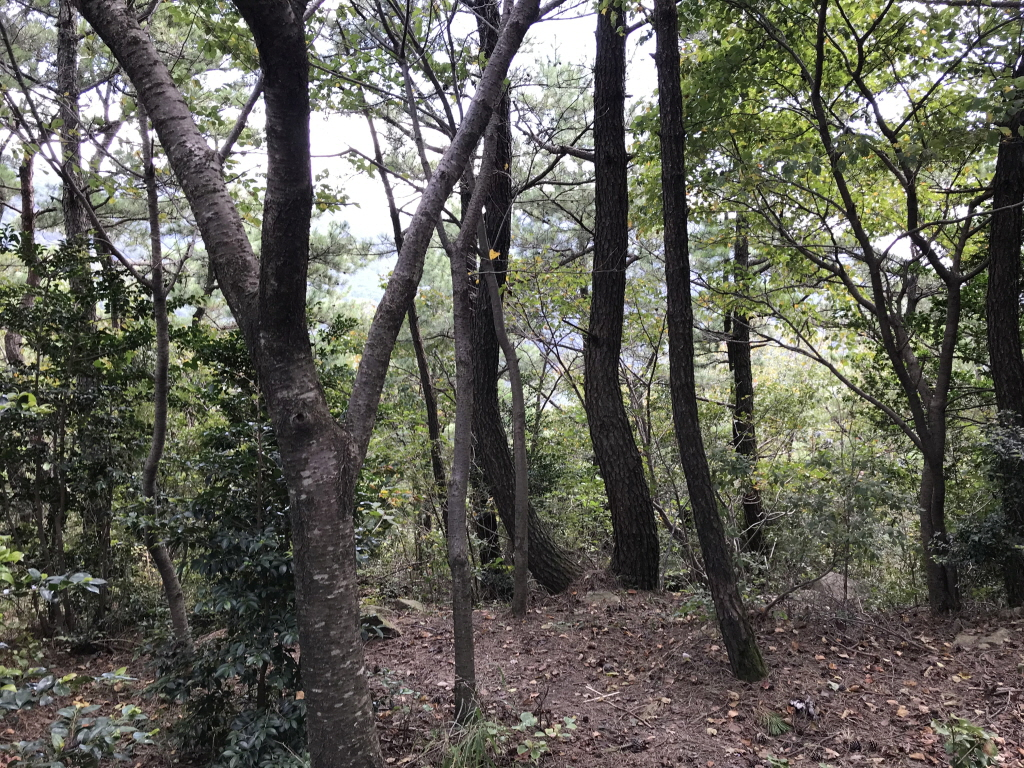
#> input picture chap14/tree.jpg, 1024 x 768 px
$ jupyter execute --allow-errors 141.ipynb
#> lines starting #> are read from the running program, lines starting #| are printed output that depends on the picture; after the words box and inside, x2 and y2 are one past the last pixel; in counts of white or black regions, pixels touching at a corner belong together; long printed decimals are rounded
[cell 1]
import cv2
import numpy as np
from matplotlib import pyplot as plt

[cell 2]
img = cv2.imread('tree.jpg',0)
#> img: shape (768, 1024); min 2, max 255, mean 95.4
ret,thresh1 = cv2.threshold(img,127,255,cv2.THRESH_BINARY)
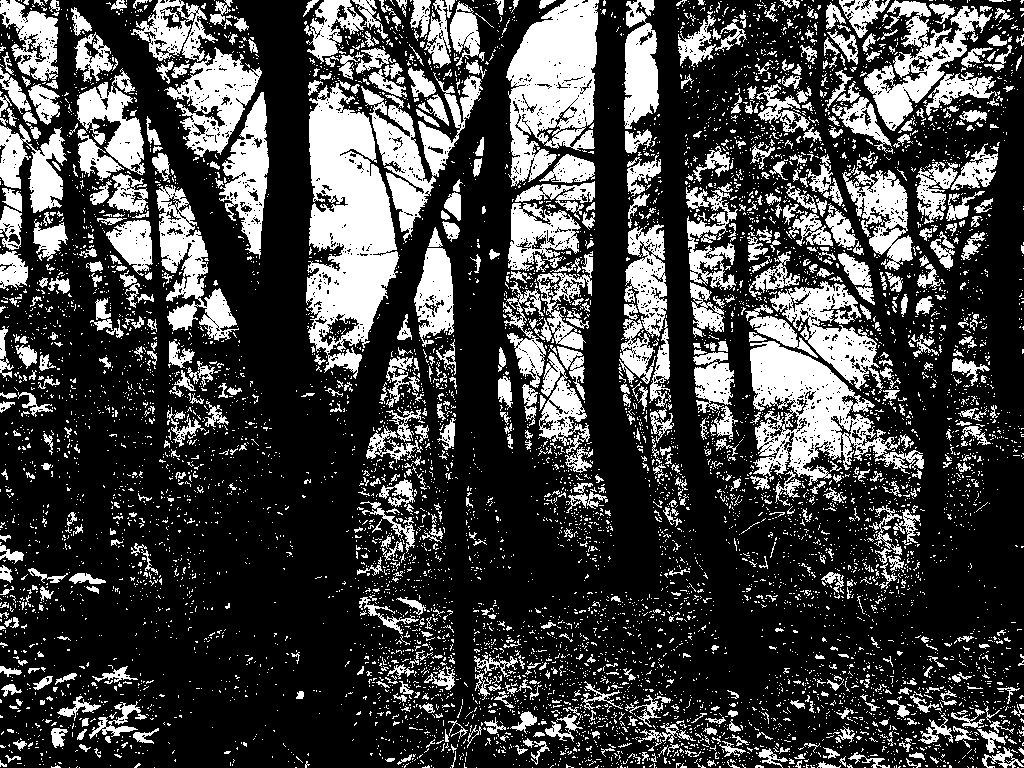
#> thresh1: shape (768, 1024); 26.7% white; 7895 white regions (7134 under 20 px), largest, box (x1, y1, x2, y2) and area: (306, 83, 399, 379) 16217, (506, 0, 599, 187) 11126, (750, 341, 900, 486) 9779
ret,thresh2 = cv2.threshold(img,127,255,cv2.THRESH_BINARY_INV)

[cell 3]
ret,thresh3 = cv2.threshold(img,127,255,cv2.THRESH_TRUNC)
ret,thresh4 = cv2.threshold(img,127,255,cv2.THRESH_TOZERO)
ret,thresh5 = cv2.threshold(img,127,255,cv2.THRESH_TOZERO_INV)
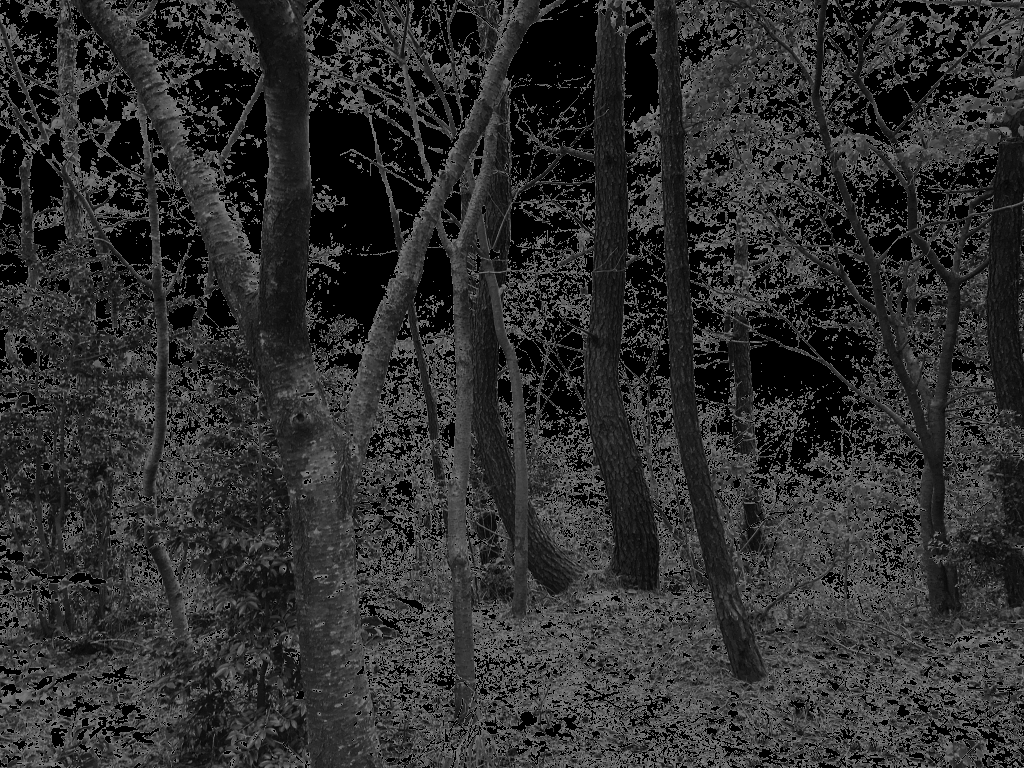
#> thresh5: shape (768, 1024); min 0, max 127, mean 46.8
titles = ['Original Image','BINARY','BINARY_INV','TRUNC','TOZERO','TOZERO_INV']
images = [img, thresh1, thresh2, thresh3, thresh4, thresh5]
plt.figure(figsize=(12, 10))
for i in range(6):
    plt.subplot(2,3,i+1),plt.imshow(images[i],'gray')
    plt.title(titles[i])
    plt.xticks([]),plt.yticks([])
plt.show()

[cell 4]
img = cv2.imread('tree.jpg ',0)
#> (the rest of this cell did not finish here and is left out)

[cell 5]
img = cv2.imread('sky.jpg',0)
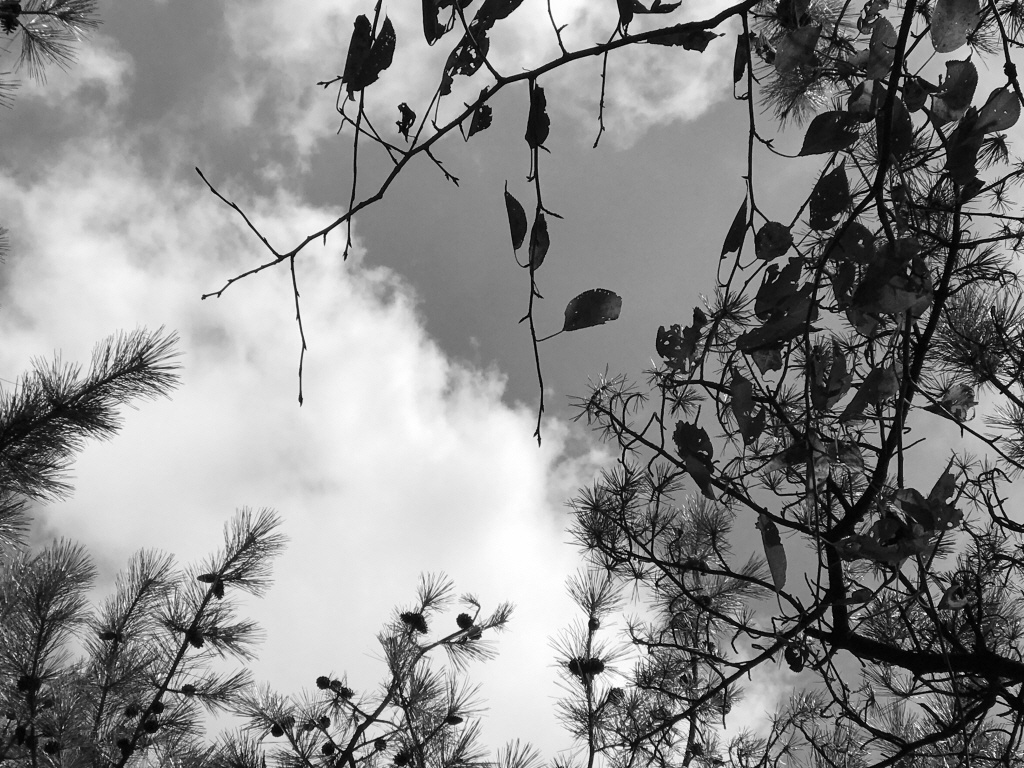
#> input picture chap14/sky.jpg, 1024 x 768 px
#> img is the input picture: shape (768, 1024); min 0, max 255, mean 138.6
cv2.imwrite('sky.jpg', img)

# global thresholding
ret1,th1 = cv2.threshold(img,127,255,cv2.THRESH_BINARY)
#> th1: shape (768, 1024); 63.1% white; 1099 black regions (1075 under 20 px), largest, box (x1, y1, x2, y2) and area: (195, 0, 1024, 768) 209730, (0, 338, 508, 768) 56439, (357, 222, 539, 405) 10471
# Otsu's thresholding
ret2,th2 = cv2.threshold(img,0,255,cv2.THRESH_BINARY+cv2.THRESH_OTSU)
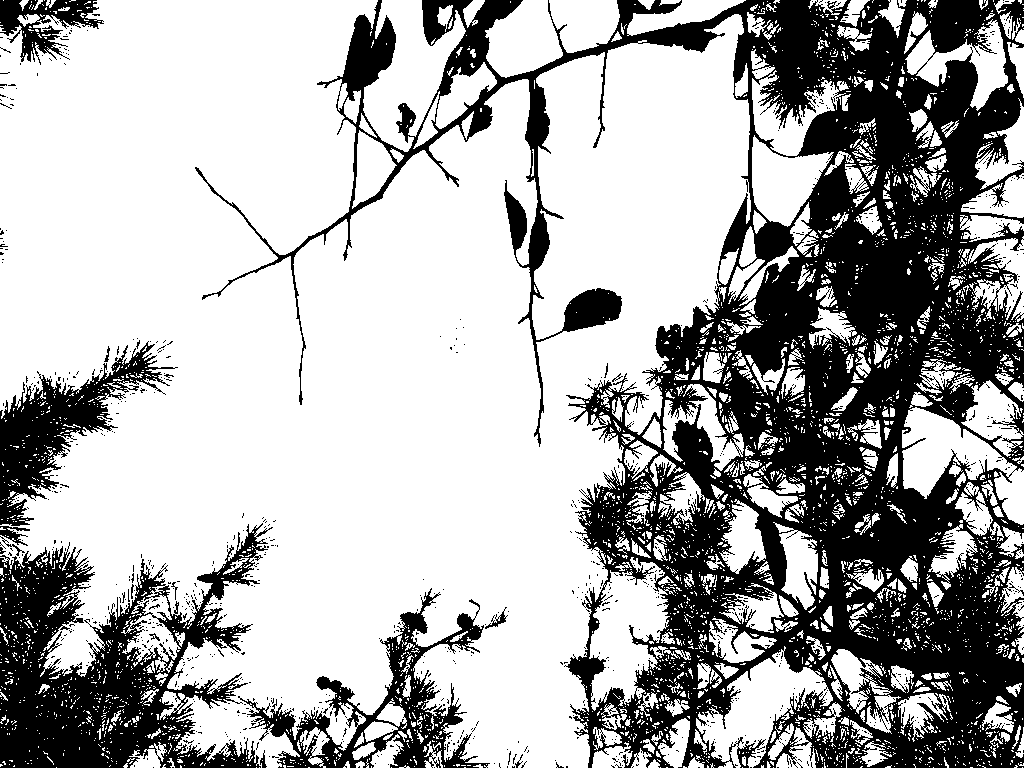
#> th2: shape (768, 1024); 67.6% white; 998 black regions (979 under 20 px), largest, box (x1, y1, x2, y2) and area: (195, 0, 1024, 768) 197303, (0, 523, 273, 768) 31124, (238, 588, 490, 768) 10382
#> ret2 = 114
# Otsu's thresholding after Gaussian filtering
blur = cv2.GaussianBlur(img,(5,5),0)
ret3,th3 = cv2.threshold(blur,0,255,cv2.THRESH_BINARY+cv2.THRESH_OTSU)
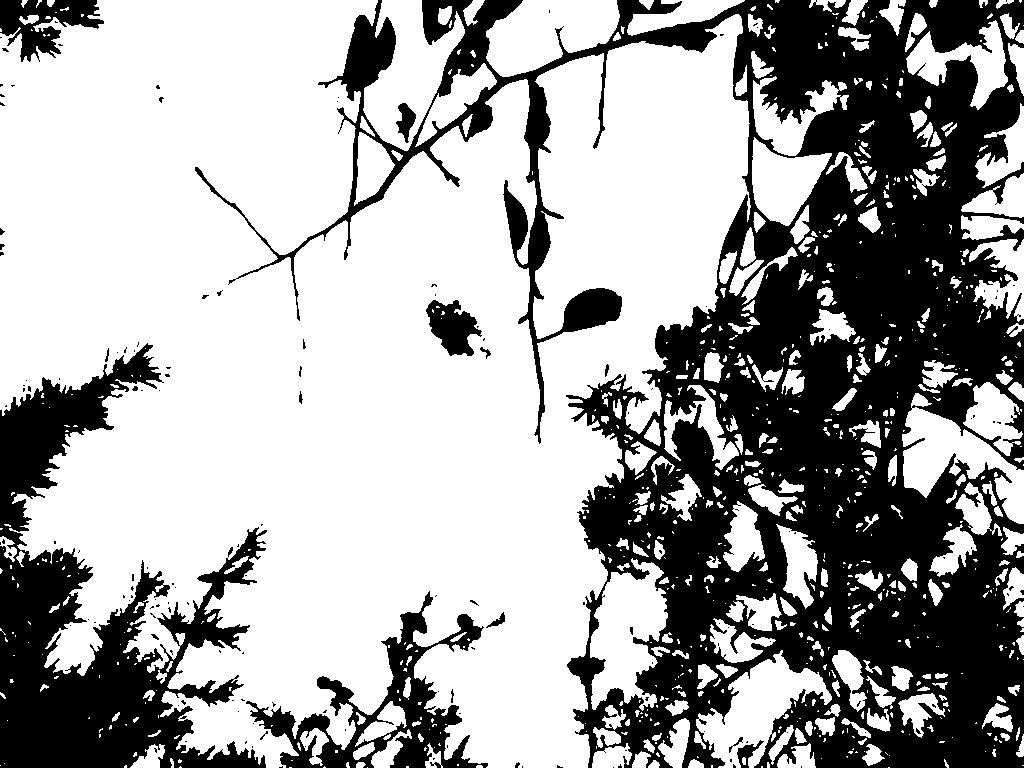
#> th3: shape (768, 1024); 64.6% white; 163 black regions (144 under 20 px), largest, box (x1, y1, x2, y2) and area: (195, 0, 1024, 768) 216843, (0, 343, 267, 768) 43613, (246, 591, 488, 768) 10768
#> ret3 = 120
# plot all the images and their histograms
images = [img, 0, th1,
img, 0, th2,
blur, 0, th3]
titles = ['Original Noisy Image','Histogram','Global Thresholding (v=127)',
'Original Noisy Image','Histogram',"Otsu's Thresholding",
'Gaussian filtered Image','Histogram',"Otsu's Thresholding"]
plt.figure(figsize=(12, 10))
for i in range(3):
    plt.subplot(3,3,i*3+1),plt.imshow(images[i*3],'gray')
    plt.title(titles[i*3]), plt.xticks([]), plt.yticks([])
    plt.subplot(3,3,i*3+2),plt.hist(images[i*3].ravel(),256)
    plt.title(titles[i*3+1]), plt.xticks([]), plt.yticks([])
    plt.subplot(3,3,i*3+3),plt.imshow(images[i*3+2],'gray')
    plt.title(titles[i*3+2]), plt.xticks([]), plt.yticks([])
plt.show()
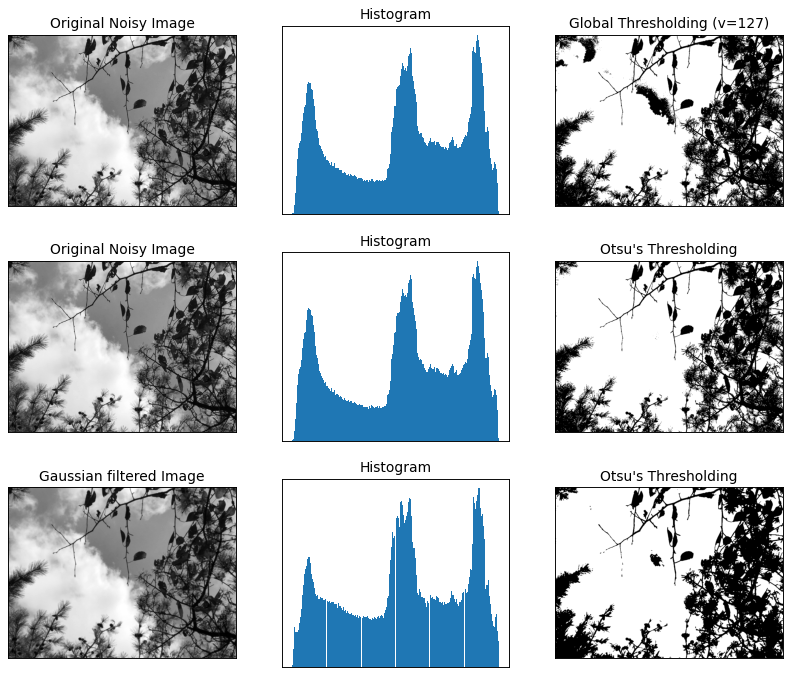
#> figure drawn by matplotlib, 9 panels

[cell 6]
img = cv2.imread('sky.jpg',0)
#> img: shape (768, 1024); min 0, max 255, mean 138.6
blur = cv2.GaussianBlur(img,(5,5),0)
cv2.imwrite('bssky.jpg', img)
#> Out = True
# find normalized_histogram, and its cumulative distribution function

[cell 7]
hist = cv2.calcHist([blur],[0],None,[256],[0,256])
#> hist = 256 values, max 7083 at index 229, min 0 at index 0, mean 3072
hist_norm = hist.ravel()/hist.max()
#> hist_norm = 256 values, max 1 at index 229, min 0 at index 0, mean 0.434
Q = hist_norm.cumsum()
#> Q = 256 values from 0 to 111
bins = np.arange(256)
fn_min = np.inf
thresh = -1
for i in range(1,256):
    p1,p2 = np.hsplit(hist_norm,[i]) # probabilities
    q1,q2 = Q[i],Q[255]-Q[i] # cum sum of classes
    b1,b2 = np.hsplit(bins,[i]) # weights
    # finding means and variances
    m1,m2 = np.sum(p1*b1)/q1, np.sum(p2*b2)/q2
    v1,v2 = np.sum(((b1-m1)**2)*p1)/q1,np.sum(((b2-m2)**2)*p2)/q2
    # calculates the minimization function
    fn = v1*q1 + v2*q2
    if fn < fn_min:
        fn_min = fn
        thresh = i
    print(thresh,fn_min)
#> this loop made 255 passes
#> (p1, q1, q2, m1, m2, v1, v2, fn) on passes 4 to 9: ([0, 0, 0, 0], 0.0133, 111, 0, 138.6, 0, 4907.3, 544795.7), ([0, 0, 0, 0, 0.0133], 0.114, 110.9, 0.465, 138.7, 1.45, 4909.6, 544557.3), ([0, 0, 0, 0, 0.0133, 0.101], 0.324, 110.7, 1.72, 139, 3.56, 4902.7, 542764), ([0, 0, 0, 0, 0.0133, 0.101, 0.21], 0.55, 110.5, 3.31, 139.2, 3.31, 4879.2, 539057.2), ([0, 0, 0, 0, 0.0133, 0.101, 0.21, 0.226], 0.749, 110.3, 4.54, 139.5, 2.46, 4852.2, 535116.8), ([0, 0, 0, 0, 0.0133, 0.101, 0.21, 0.226, 0.199], 0.946, 110.1, 5.27, 139.7, 2.42, 4829.8, 531685.8)
#> (q1, q2, m1, m2, v1, v2, fn, fn_min) on passes 11 to 16: (1.33, 109.7, 6.55, 140.2, 3.29, 4785.9, 525006.5, 525006.5), (1.54, 109.5, 7.04, 140.4, 4.18, 4765.9, 521826.8, 521826.8), (1.79, 109.2, 7.44, 140.7, 5.46, 4745.8, 518458.7, 518458.7), (2.07, 109, 8, 141, 6.96, 4721, 514443.4, 514443.4), (2.39, 108.6, 8.54, 141.4, 8.7, 4694, 509978.6, 509978.6), (2.75, 108.3, 9.2, 141.8, 10.54, 4661.7, 504802.7, 504802.7)
#| 4 544795.747
#| 5 544557.323
#| 6 542764.016
#| 7 539057.216
#| 8 535116.811
#| 9 531685.815
#| 10 528326.490
#| 11 525006.520
#> (further printed lines are left out)

[cell 8]
# find otsu's threshold value with OpenCV function
ret, otsu = cv2.threshold(blur,0,255,cv2.THRESH_BINARY+cv2.THRESH_OTSU)
print (thresh,ret)
#| 121 120.0
